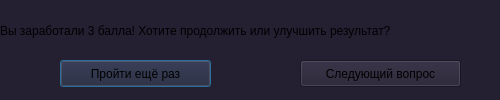
<?xml version="1.0" encoding="UTF-8"?>
<ui version="4.0">
 <class>Dialog</class>
 <widget class="QDialog" name="Dialog">
  <property name="geometry">
   <rect>
    <x>0</x>
    <y>0</y>
    <width>500</width>
    <height>100</height>
   </rect>
  </property>
  <property name="windowTitle">
   <string>Обучающая система</string>
  </property>
  <property name="styleSheet">
   <string notr="true">background-color: rgb(36, 31, 49);</string>
  </property>
  <widget class="QLabel" name="label">
   <property name="geometry">
    <rect>
     <x>0</x>
     <y>10</y>
     <width>491</width>
     <height>41</height>
    </rect>
   </property>
   <property name="font">
    <font/>
   </property>
   <property name="text">
    <string>Вы заработали 3 балла! Хотите продолжить или улучшить результат?</string>
   </property>
  </widget>
  <widget class="QPushButton" name="pushButton_2">
   <property name="geometry">
    <rect>
     <x>60</x>
     <y>60</y>
     <width>151</width>
     <height>27</height>
    </rect>
   </property>
   <property name="text">
    <string>Пройти ещё раз</string>
   </property>
  </widget>
  <widget class="QPushButton" name="pushButton">
   <property name="geometry">
    <rect>
     <x>300</x>
     <y>60</y>
     <width>161</width>
     <height>27</height>
    </rect>
   </property>
   <property name="text">
    <string>Следующий вопрос</string>
   </property>
  </widget>
 </widget>
 <resources/>
 <connections/>
</ui>
